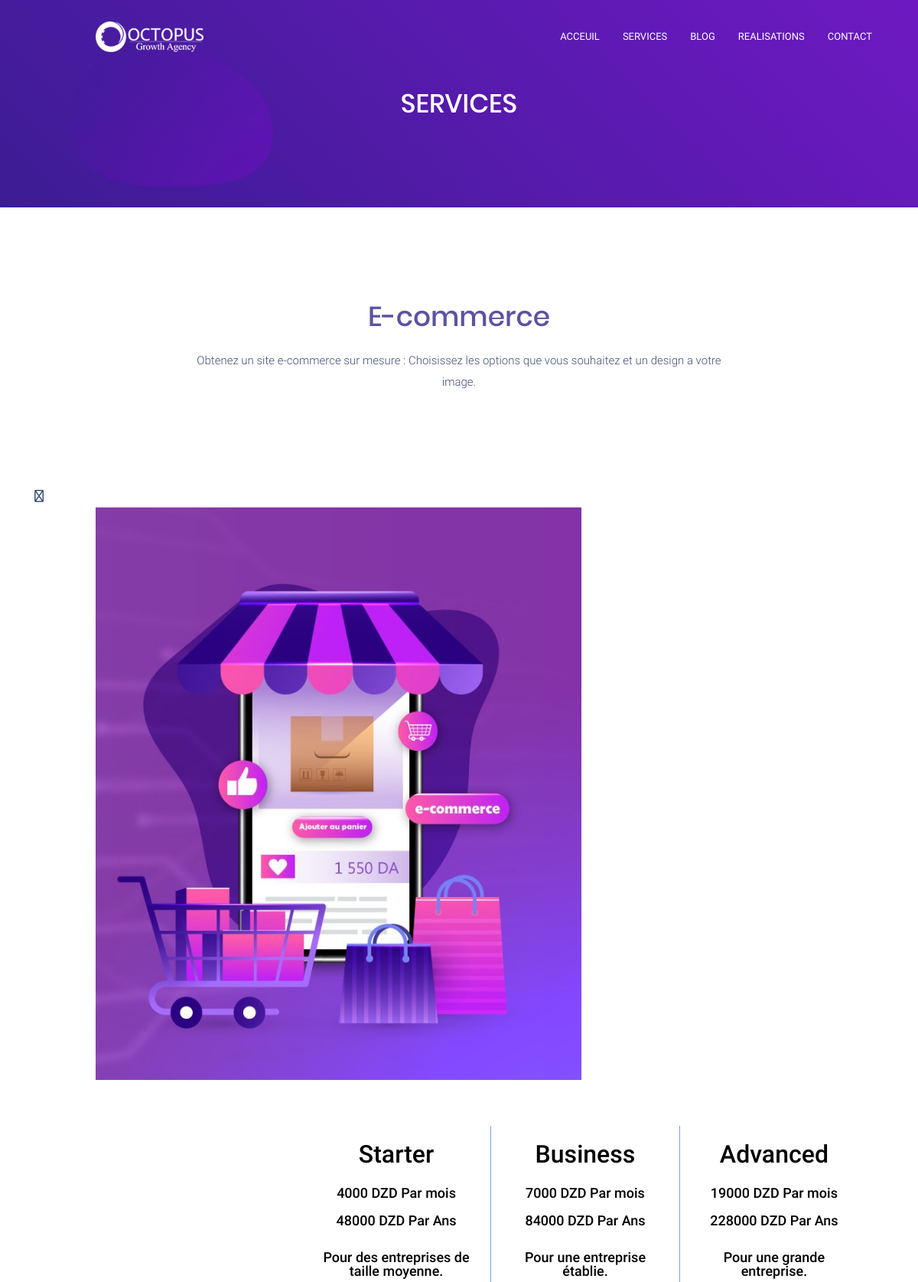
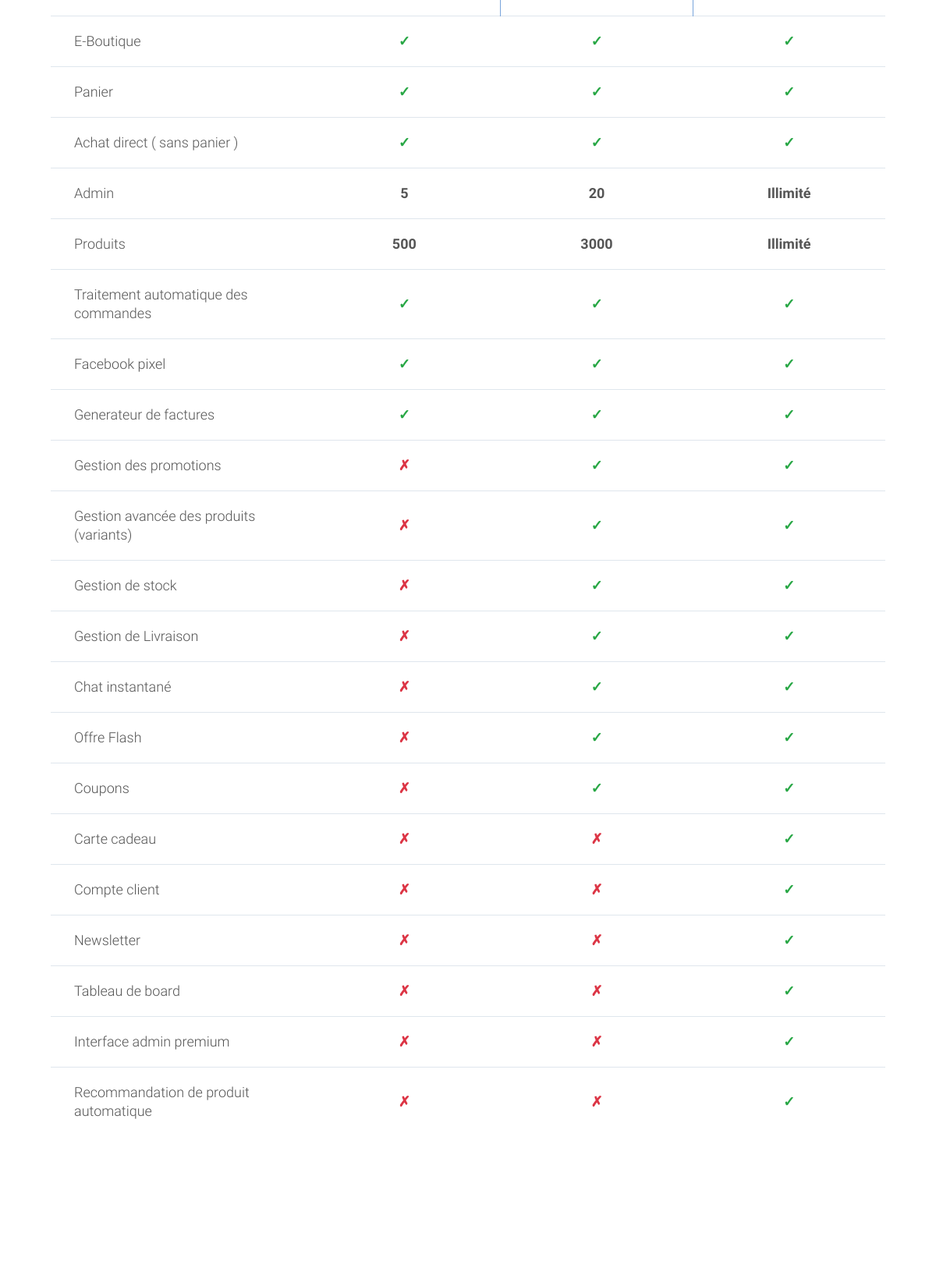
Page /services/4/ (upper part) on the committed database (2 pictures, top to bottom).
### core/models.py (models this page shows, shortened)
class Service(models.Model):
    name  = models.CharField(verbose_name=_('Nom du Service'), max_length=100)
    slug = models.SlugField()
    title  = models.TextField(verbose_name=_('Petit text'), blank=True, null=True)
    image = models.FileField( upload_to="images/services",verbose_name=_('img 1'), blank=True, null=True)
    photo  = models.ImageField(upload_to="images/services",verbose_name=_('img 2'),blank=True, null=True)
    description = tinymce_models.HTMLField(verbose_name='Déscription du service', blank=True, null=True)
    pricing = tinymce_models.HTMLField(verbose_name='offres du service', blank=True, null=True)
    icon  = models.CharField(verbose_name=_('nom de l icon du site https://fontawesome.com/icons'), max_length=100, blank=True, null=True)
    section  = models.CharField(verbose_name=_('section to show'), max_length=100,blank=True, null=True)
    to_home_page = models.BooleanField(verbose_name="ajouter a la page d'accueil", default=False)
    priority  = models.IntegerField(verbose_name=_('ordre / priorité'), blank=True, null=True)
    actif  = models.BooleanField(default=True)
    created      = models.DateTimeField(verbose_name='Date de Création',  auto_now_add=True)
    updated      = models.DateTimeField(verbose_name='Date de dernière mise à jour',  auto_now=True)

class Offre(models.Model):
    title        = models.CharField(verbose_name=_('Offre'), max_length=100)
    description  = models.TextField( blank=True, null=True)
    service              = models.ForeignKey(Service, on_delete=models.CASCADE,blank=True, null=True)
    priority  = models.IntegerField(verbose_name=_('ordre / priorité'), blank=True, null=True)
    price_month         = models.DecimalField(max_digits=20, decimal_places=0, blank=True, null=True)
    price_year        = models.DecimalField(max_digits=20, decimal_places=0, blank=True, null=True)
    created      = models.DateTimeField(verbose_name='Date de Création',  auto_now_add=True)
    updated      = models.DateTimeField(verbose_name='Date de dernière mise à jour',  auto_now=True)
    class Meta:
        ordering = ('id',)
        verbose_name = 'offre'
        verbose_name_plural = 'offres'

class Fonctionalite(models.Model):
    title        = models.CharField( max_length=100)
    service      = models.ForeignKey(Service, on_delete=models.CASCADE,blank=True, null=True)
    description  = models.TextField( blank=True, null=True)
    priority  = models.IntegerField(verbose_name=_('ordre / priorité'), blank=True, null=True)
    created      = models.DateTimeField(verbose_name='Date de Création',  auto_now_add=True)
    updated      = models.DateTimeField(verbose_name='Date de dernière mise à jour',  auto_now=True)
    class Meta:
        ordering = ('id',)
        verbose_name = 'fonctionalite'
        verbose_name_plural = 'fonctionalites'

class Status(models.Model):
    offre                = models.ForeignKey(Offre, verbose_name=_("offre"), on_delete=models.CASCADE,blank=True, null=True)
    fonctionalite        = models.ForeignKey(Fonctionalite,related_name="status", verbose_name=_("fonctionalite"), on_delete=models.CASCADE,blank=True, null=True)
    included             = models.BooleanField(verbose_name="inclu dans l'offre", default=False)
    quantity             = models.CharField(verbose_name=_('quantité'), max_length=100,blank=True, null=True)
    created              = models.DateTimeField(verbose_name='Date de Création',  auto_now_add=True)
    updated              = models.DateTimeField(verbose_name='Date de dernière mise à jour',  auto_now=True)
    class Meta:
        ordering = ('id',)
        verbose_name = 'status'
        verbose_name_plural = 'statuss'

### core/views.py (the view)
# urls.py: path('services/<int:pk>/', ServiceDetailView.as_view(), name='service_detail'),
class ServiceDetailView(DetailView):
    model = Service
    template_name = "service-detail.html"
    def get_context_data(self, **kwargs):
        context = super().get_context_data(**kwargs)
        service= self.get_object()
        context["fonctionalities"] = Fonctionalite.objects.filter(service=service, priority__range=[1,100])
        context["offers"] = Offre.objects.filter(service=service)
        return context

### business/context_processors.py (called while the page is built)
def infos(request):
    business = Business.objects.all().last()
    return {
            'business' : business,
        }

### templates/service-detail.html (shortened to what this page needs)
{% extends "base.html" %}
{% load static %}
{% load i18n %}
{% get_current_language as LANGUAGE_CODE %}
{% get_available_languages as LANGUAGES %}
{% get_language_info_list for LANGUAGES as languages %}
{% block content %}
<body class="nk-body body-wider mode-onepage">
	<div class="nk-wrap">
        <div class="header-banner bg-theme-grad-s2">
            <div class="nk-banner">
                <div class="banner banner-page">
                    <div class="banner-wrap">
                        <div class="container">
                            <div class="row justify-content-center align-items-center">
                                <div class="col-xl-6 col-lg-9">
                                    <div class="banner-caption cpn tc-light text-center">
                                        <div class="cpn-head">
                                            <h2 class="title ttu">SERVICES</h2>
                                        </div>
                                    </div>
                                </div>
                            </div>
                        </div>
                    </div>
                </div>
            </div>
            <div class="nk-ovm shape-z6-sm">
            </div>
        </div>
        <main class="nk-pages">
          <section class="section pb-0 bg-white" id="Section1" >
                <div class="container">
                    <div class="nk-block">
                        <div class="row justify-content-center">
                            <div class="col-lg-8 col-mb-10">
                                <div class="nk-block-text text-center">
                                    <h2 class="title">{{service.name}}</h2>
                                    <p>{{service.title}} </p>
                                </div>
                            </div>
                        </div>
                    </div>
                </div>
            </section>
    <section class="section bg-white"  id="Section1" >
        <div class="container">
            <div class="nk-block nk-block-text-wrap">
                <div class="row align-items-center gutter-vr-30px justify-content-lg-between justify-content-center">
                    <div class="col-lg-5 col-mb-10">
                        <div class="nk-block-img gfx-re-mdl py-5 py-lg-0">
                        <i class="fa-regular fa-cart-shopping"></i>
                            <img src="{{service.image.url}}" alt="{{service.name}}">
                        </div>
                    </div>
                    <div class="col-lg-6 col-mb-10">
                        <div class="nk-block-text">
                            <div class="pb-5">
                            </div>
                        </div>
                    </div>
                </div>
            </div>
            <br><br>
<div class="rn-pricing-table-area pt--60 bg_color--5">
    <div class="container-fluid">
        <div class="reseller_hosting_plan">
            <table class="reseller_hosting_plan_table">
                <tbody>
                    <tr>
                        <td class="bAcheter_none"></td>
                {% for offer in offers %}
                    <td class="bg_3e7ccc center offers-header" style="display: none;">
                        <div class="reseller_plan_price ">{{offer.title}}</div>
                        <div class="small_content" id="basic-price" data-mois="{{offer.price_month}} DA Par mois" data-annee="{{offer.price_year}}  DA Par An" > {{offer.price_month}}  DZD Par mois <br><br> {{offer.price_year}} DZD Par Ans</div>
                        <div class="small_content">{{offer.description}}</div>
                    </td>
                {% endfor %}
                    </tr>
                    {% for fonctionalite in fonctionalities %}
                        <tr>
                            <td>{{fonctionalite.title}}</td>
                                {% for stat in fonctionalite.status.all %}
                                    {% if stat.quantity %}
                                        <td class="text-black font-weight-bold">{{stat.quantity}}</td>
                                    {% elif stat.included %}
                                        <td class="text-success font-weight-bold">✓</td>
                                    {% else %}
                                        <td class="font-weight-bold text-danger">✗</td>
                                    {% endif %}
                                {% endfor %}
                        </tr>
                    {% endfor %}
                </tbody>
            </table>
        </div>
    </div>
</div>
        </div>
    </section>
        </main>
    </div>
</body>
</html>
{% endblock content %}

### rows in the picture
Service: name "E-commerce", title "Obtenez un site e-commerce sur mesure : Choisissez les options que vous souhaitez et un design a votre image.", image (picture)
Offre: title "Starter", price_month "4000", price_year "48000", description "Pour des entreprises de taille moyenne."
Offre: title "Business", price_month "7000", price_year "84000", description "Pour une entreprise établie."
Offre: title "Advanced", price_month "19000", price_year "228000", description "Pour une grande entreprise."
Fonctionalite: title "E-Boutique"
Fonctionalite: title "Panier"
Fonctionalite: title "Achat direct ( sans panier )"
Fonctionalite: title "Admin"
Status: quantity "5"
Status: quantity "20"
Status: quantity "Illimité"
Fonctionalite: title "Produits"
Status: quantity "500"
Status: quantity "3000"
Status: quantity "Illimité"
Fonctionalite: title "Traitement automatique des commandes"
Fonctionalite: title "Facebook pixel"
Fonctionalite: title "Generateur de factures"
Fonctionalite: title "Gestion des promotions"
Fonctionalite: title "Gestion avancée des produits (variants)"
Fonctionalite: title "Gestion de stock"
Fonctionalite: title "Gestion de Livraison"
Fonctionalite: title "Chat instantané"
Fonctionalite: title "Offre Flash"
Fonctionalite: title "Coupons"
Fonctionalite: title "Carte cadeau"
Fonctionalite: title "Compte client"
Fonctionalite: title "Newsletter"
Fonctionalite: title "Tableau de board"
Fonctionalite: title "Interface admin premium"
Fonctionalite: title "Recommandation de produit automatique"
